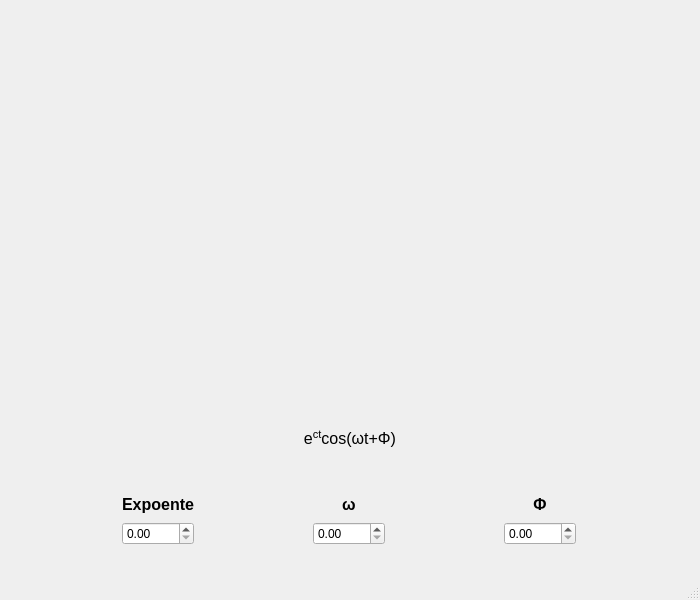
<?xml version="1.0" encoding="UTF-8"?>
<ui version="4.0">
 <class>MainWindow</class>
 <widget class="QMainWindow" name="MainWindow">
  <property name="geometry">
   <rect>
    <x>0</x>
    <y>0</y>
    <width>700</width>
    <height>600</height>
   </rect>
  </property>
  <property name="minimumSize">
   <size>
    <width>700</width>
    <height>600</height>
   </size>
  </property>
  <property name="maximumSize">
   <size>
    <width>700</width>
    <height>600</height>
   </size>
  </property>
  <property name="windowTitle">
   <string>MainWindow</string>
  </property>
  <widget class="QWidget" name="centralwidget">
   <layout class="QVBoxLayout" name="verticalLayout_4">
    <item>
     <widget class="mplwidget" name="plotWindow" native="true">
      <property name="minimumSize">
       <size>
        <width>683</width>
        <height>400</height>
       </size>
      </property>
      <property name="maximumSize">
       <size>
        <width>683</width>
        <height>400</height>
       </size>
      </property>
     </widget>
    </item>
    <item>
     <widget class="QLabel" name="label_equation">
      <property name="text">
       <string>&lt;html&gt;&lt;head/&gt;&lt;body&gt;&lt;p align=&quot;center&quot;&gt;&lt;span style=&quot; font-size:12pt;&quot;&gt;e&lt;/span&gt;&lt;span style=&quot; font-size:12pt; vertical-align:super;&quot;&gt;ct&lt;/span&gt;&lt;span style=&quot; font-size:12pt;&quot;&gt;cos(ωt+Φ)&lt;/span&gt;&lt;/p&gt;&lt;/body&gt;&lt;/html&gt;</string>
      </property>
     </widget>
    </item>
    <item>
     <widget class="QWidget" name="Slot_spins" native="true">
      <property name="minimumSize">
       <size>
        <width>683</width>
        <height>100</height>
       </size>
      </property>
      <property name="maximumSize">
       <size>
        <width>683</width>
        <height>100</height>
       </size>
      </property>
      <property name="layoutDirection">
       <enum>Qt::LeftToRight</enum>
      </property>
      <layout class="QHBoxLayout" name="horizontalLayout">
       <item>
        <widget class="QWidget" name="Box_expoente" native="true">
         <property name="minimumSize">
          <size>
           <width>90</width>
           <height>70</height>
          </size>
         </property>
         <property name="maximumSize">
          <size>
           <width>90</width>
           <height>70</height>
          </size>
         </property>
         <layout class="QVBoxLayout" name="verticalLayout">
          <item>
           <widget class="QLabel" name="label_exp">
            <property name="text">
             <string>&lt;html&gt;&lt;head/&gt;&lt;body&gt;&lt;p align=&quot;center&quot;&gt;&lt;span style=&quot; font-size:12pt; font-weight:700;&quot;&gt;Expoente&lt;/span&gt;&lt;/p&gt;&lt;/body&gt;&lt;/html&gt;</string>
            </property>
           </widget>
          </item>
          <item>
           <widget class="QDoubleSpinBox" name="spin_exp"/>
          </item>
         </layout>
        </widget>
       </item>
       <item>
        <widget class="QWidget" name="Box_omega" native="true">
         <property name="minimumSize">
          <size>
           <width>90</width>
           <height>70</height>
          </size>
         </property>
         <property name="maximumSize">
          <size>
           <width>90</width>
           <height>70</height>
          </size>
         </property>
         <layout class="QVBoxLayout" name="verticalLayout_2">
          <item>
           <widget class="QLabel" name="label_omega">
            <property name="text">
             <string>&lt;html&gt;&lt;head/&gt;&lt;body&gt;&lt;p align=&quot;center&quot;&gt;&lt;span style=&quot; font-size:12pt; font-weight:700;&quot;&gt;ω&lt;/span&gt;&lt;/p&gt;&lt;/body&gt;&lt;/html&gt;</string>
            </property>
           </widget>
          </item>
          <item>
           <widget class="QDoubleSpinBox" name="spin_omega"/>
          </item>
         </layout>
        </widget>
       </item>
       <item>
        <widget class="QWidget" name="Box_phi" native="true">
         <property name="minimumSize">
          <size>
           <width>90</width>
           <height>70</height>
          </size>
         </property>
         <property name="maximumSize">
          <size>
           <width>90</width>
           <height>70</height>
          </size>
         </property>
         <layout class="QVBoxLayout" name="verticalLayout_3">
          <item>
           <widget class="QLabel" name="label_phi">
            <property name="text">
             <string>&lt;html&gt;&lt;head/&gt;&lt;body&gt;&lt;p align=&quot;center&quot;&gt;&lt;span style=&quot; font-size:12pt; font-weight:700;&quot;&gt;Φ&lt;/span&gt;&lt;/p&gt;&lt;/body&gt;&lt;/html&gt;</string>
            </property>
           </widget>
          </item>
          <item>
           <widget class="QDoubleSpinBox" name="spin_phi"/>
          </item>
         </layout>
        </widget>
       </item>
      </layout>
     </widget>
    </item>
   </layout>
  </widget>
  <widget class="QMenuBar" name="menubar">
   <property name="geometry">
    <rect>
     <x>0</x>
     <y>0</y>
     <width>700</width>
     <height>22</height>
    </rect>
   </property>
  </widget>
  <widget class="QStatusBar" name="statusbar"/>
 </widget>
 <customwidgets>
  <customwidget>
   <class>mplwidget</class>
   <extends>QWidget</extends>
   <header>MatPlotLibWidget.h</header>
   <container>1</container>
  </customwidget>
 </customwidgets>
 <resources/>
 <connections/>
</ui>
